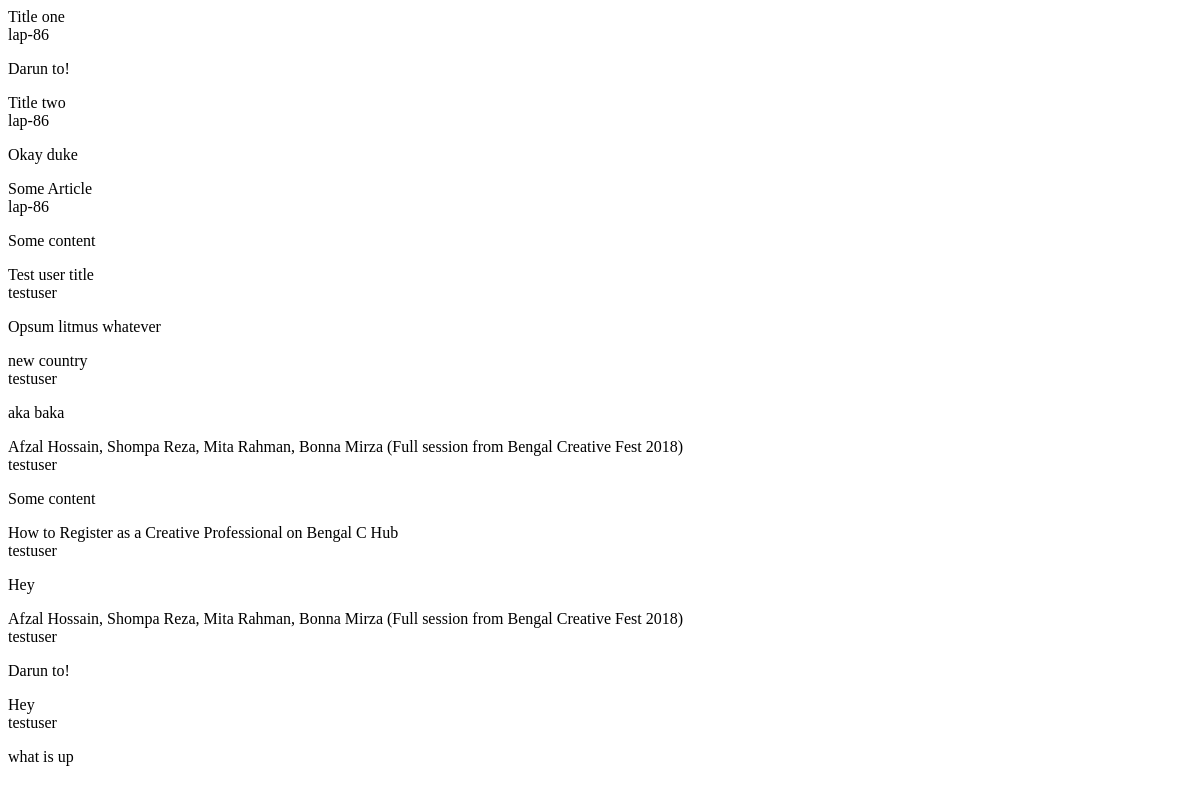
/blog/, run on an earlier commit of the app's database.
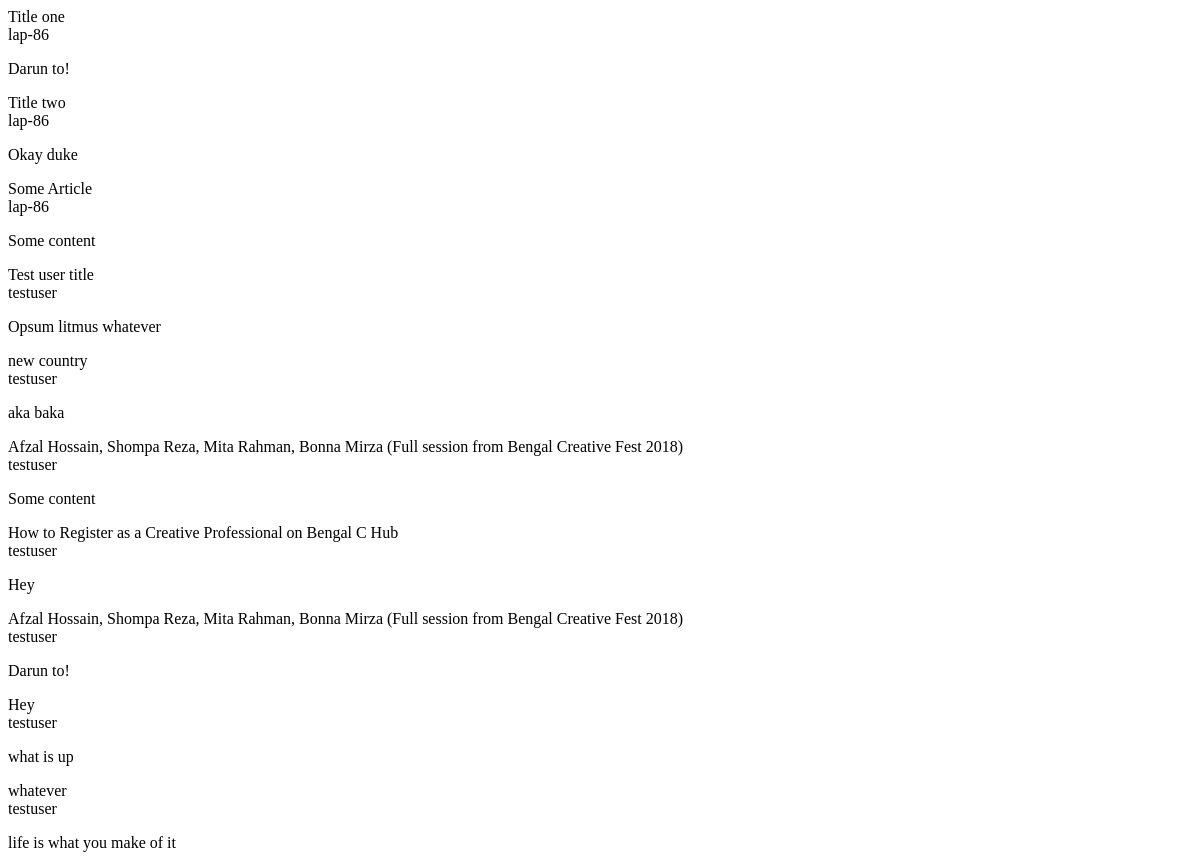
And on a later commit of the database.
### content/models.py (models this page shows, shortened)
class Blog(models.Model):
    title = models.CharField(max_length=100)
    date_published = models.DateTimeField(auto_now=True)
    content = models.CharField(max_length=1000)
    author = models.ForeignKey(User, on_delete=models.CASCADE)

### content/views.py (the view)
# urls.py: path('blog/', BlogList.as_view(), name="home"),
class BlogList(ListView):
    model = Blog
    template_name = "content/bloglist.html"

### content/templates/content/bloglist.html
{% extends 'content/base.html' %}
{% block content %}
	{% for blog in object_list %}
		<div><span> {{ blog.title }} </span></div>
		<div> <span class = "author">{{blog.author}}</span></div>
		<div> <p> {{blog.content}}</p></div>
        {% endfor %}
{% endblock %}

### content/templates/content/base.html (shortened to what this page needs)
<html>
	<head>
	</head>
	<body>
		{% block content %}
		{% endblock %}
	</body>
</html>

What changed in the data, as far as the page shows it:
added Blog: title "whatever", author "testuser", content "life is what you make of it"
